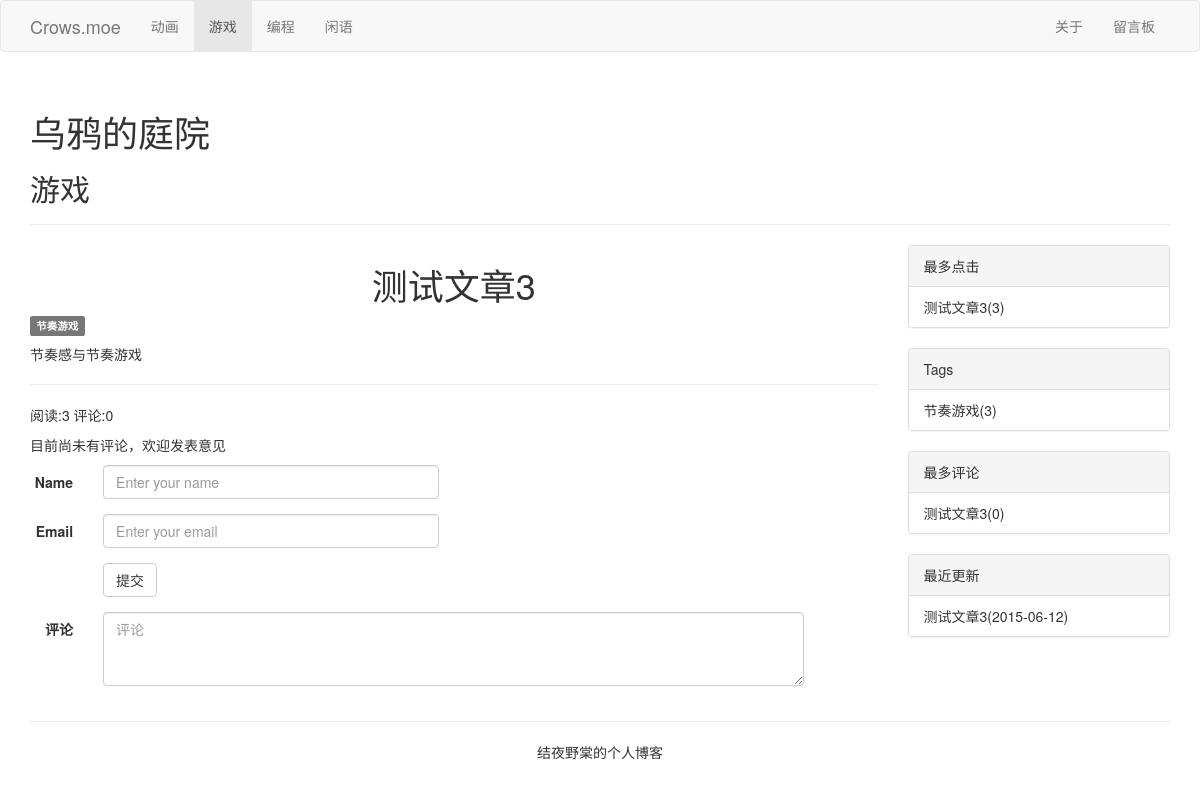
The page /blog/article/4/ on the database its author committed.
### blog/models.py (models this page shows, shortened)
class Category(models.Model):
    category_name = models.CharField(max_length=30)
    clicks = models.IntegerField(default=0)

class Article(models.Model):
    title = models.CharField(max_length=100)
    author = models.ForeignKey(Author)
    category = models.ForeignKey(Category)
    tags = models.ManyToManyField(Tag, blank=True)
    publish_time = models.DateTimeField(auto_now_add=True)
    last_update_time = models.DateField(auto_now=True)
    text = models.TextField()
    comments = models.ManyToManyField(Comment, blank=True)
    comments_count = models.IntegerField(default=0)
    clicks = models.IntegerField(default=0)

class Tag(models.Model):
    tag_name = models.CharField(max_length=30)
    clicks = models.IntegerField(default=0)
    category = models.ForeignKey(Category, null=True)

### blog/views.py (the view)
# urls.py: url(r'^article/(?P<article_id>\d+)/$', views.article_view, name='article'),
def article_view(request, article_id):
    article = get_object_or_404(Article, pk=article_id)
    category_list = Category.objects.all()
    tags_list = article.tags.all()
    comments_list = article.comments.all()
    update_clicks_counter(article)
    sbd = SidebarData()
    content = sbd.gather_data(article.category)
    content.update({'article': article,
                    'category_list': category_list,
                    'tags_list': tags_list,
                    'comments_list': comments_list})
    return render(request, 'blog/article.html', content)

### blog/templatetags/blog_filter.py (called while the page is built)
@register.filter(is_safe=True)
@stringfilter
def markdown2html(value):
    html = markdown.markdown(value)
    return mark_safe(html)

@register.filter()
def article_cmt_count(article):
    return article.comments.count()

### blog/views.py (called while the page is built)
def update_clicks_counter(article, delta=1):
    article.clicks += delta
    article.save()
    article.category.clicks += delta
    article.category.save()
    for tag in article.tags.all():
        tag.clicks += delta
        tag.save()

### blog/templates/blog/article.html (shortened to what this page needs)
{% extends 'blog/base_blog.html' %}
{% block nav_var_left %}
  {% for category_item in category_list %}
    {% ifequal category_item.id article.category.id %}
      <li class="active"><a href="{% url 'blog:category' category_item.id %}">
        {{ category_item.category_name }}</a></li>
    {% else %}
      <li><a href="{% url 'blog:category' category_item.id %}">
        {{ category_item.category_name }}</a></li>
    {% endifequal %}
  {% endfor %}
{% endblock %}
{% block top_banner %}
  <h1>乌鸦的庭院</h1>
  <h2>{{ article.category.category_name }}</h2>
{% endblock %}
{% block main_area %}
  <div>
    <h1 class="text-center">{{ article.title }}</h1>
  </div>
  <div>
    {% if tags_list %}
      <ul class="list-inline">
        {% for tag in tags_list %}
          <li><span class="label label-default">{{ tag.tag_name }}</span></li>
        {% endfor %}
      </ul>
    {% endif %}
  </div>
  <div>
    {% load blog_filter %}
    {{ article.text|markdown2html }}
  </div>
  <hr/>
  {% block comment_display %}
    <div>
      {% if comments_list %}
        <p>阅读{{ article.clicks }} 评论{{ comments_list.count }}</p>
        <ul class="media-list">
          {% for comment in comments_list %}
            {% if forloop.last %}
              <a name="lastcmt"></a>
            {% endif %}
            <li class="media">
              <div class="media-left">
              </div>
              <div class="media-body">
                <h5 class="media-heading">{{ comment.name }}
                  <small>{{ comment.timestamp | date:"Y-m-d H:i:s" }}</small>
                </h5>
                <p>{{ comment.content }}</p>
              </div>
            </li>
            <hr/>
          {% endfor %}
        </ul>
      {% else %}
        <p>阅读:{{ article.clicks }} 评论:0</p>
        <p>目前尚未有评论，欢迎发表意见</p>
      {% endif %}
    </div>
  {% endblock %}
  {% block comment_form %}
    <form class="form-horizontal" action="{% url 'blog:comment' article.id %}" method="post">
      <div class="form-group">
        <label class="col-md-1 control-label align-left" for="name">Name</label>
        <div class="col-md-5">
          <input type="text" class="form-control" id="name"
                 placeholder="Enter your name" name="name">
        </div>
      </div>
      <div class="form-group">
        <label class="col-md-1 control-label align-left" for="email">Email</label>
        <div class="col-md-5">
          <input type="email" class="form-control" id="email"
                 placeholder="Enter your email" name="email">
        </div>
      </div>
      <div class="form-group">
        <div class="col-md-1 col-md-offset-1 ali">
          <button type="submit" class="btn btn-default">提交</button>
        </div>
      </div>
      <div class="form-group">
        <label class="col-md-1 control-label" for="content">评论</label>
        <div class="col-md-10">
        <textarea class="form-control" rows="3" id="content" placeholder="评论"
                  maxlength="300" name="content" required="true"></textarea>
        </div>
      </div>
    </form>
  {% endblock %}
{% endblock %}
{% block footer %}
  <hr/>
  <p class="text-center">结夜野棠的个人博客</p>
{% endblock %}

### blog/templates/blog/base_blog.html (shortened to what this page needs)
{% extends 'common/base_navbar.html' %}
{% block content %}
  <div class="container">
    <div class="page-header">
      {% block top_banner %}
      {% endblock %}
    </div>
    <div class="row">
      <div class="col-sm-9 col-xs-12">
        {% block main_area %}
        {% endblock %}
      </div>
      <div class="col-sm-3 hidden-xs">
        {% block sidebar_right %}
          {% if most_clicks_articles %}
            <div class="panel panel-default pan">
              <div class="panel-heading">最多点击</div>
              <ul class="list-group">
                {% for article in most_clicks_articles %}
                  <li class="list-group-item">{{ article.title }}({{ article.clicks }})</li>
                {% endfor %}
              </ul>
            </div>
          {% endif %}
          {% if most_clicks_tags %}
            <div class="panel panel-default pan">
              <div class="panel-heading">Tags</div>
              <ul class="list-group">
                {% for tag in most_clicks_tags %}
                  <li class="list-group-item">{{ tag.tag_name }}({{ tag.clicks }})</li>
                {% endfor %}
              </ul>
            </div>
          {% endif %}
          {% if most_commented %}
            <div class="panel panel-default pan">
              <div class="panel-heading">最多评论</div>
              <ul class="list-group">
                {% for article in most_commented %}
                  {% load blog_filter %}
                  <li class="list-group-item">{{ article.title }}({{ article | article_cmt_count }})</li>
                {% endfor %}
              </ul>
            </div>
          {% endif %}
          {% block recent_update_area %}
            {% if recent_update %}
              <div class="panel panel-default pan">
                <div class="panel-heading">最近更新</div>
                <ul class="list-group">
                  {% for article in recent_update %}
                    {% load blog_filter %}
                    <li class="list-group-item">{{ article.title }}({{ article.last_update_time| date:"Y-m-d" }})</li>
                  {% endfor %}
                </ul>
              </div>
            {% endif %}
          {% endblock %}
        {% endblock %}
      </div>
    </div>
    <div>
      {% block footer %}
      {% endblock %}
    </div>
  </div>
{% endblock %}

### rows shown on the page
Category: category_name "动画"
Category: category_name "游戏"
Category: category_name "编程"
Category: category_name "闲语"
Article: category.category_name "游戏", title "测试文章3", text "节奏感与节奏游戏", clicks "3", id "0", last_update_time "2015-06-12"
Tag: tag_name "节奏游戏", clicks "3"
